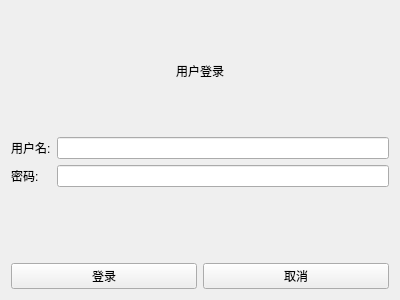
<?xml version="1.0" encoding="UTF-8"?>
<ui version="4.0">
 <class>LoginWidget</class>
 <widget class="QWidget" name="LoginWidget">
  <property name="geometry">
   <rect>
    <x>0</x>
    <y>0</y>
    <width>400</width>
    <height>300</height>
   </rect>
  </property>
  <property name="windowTitle">
   <string>登录</string>
  </property>
  <layout class="QVBoxLayout" name="verticalLayout">
   <item>
    <widget class="QLabel" name="label">
     <property name="text">
      <string>用户登录</string>
     </property>
     <property name="alignment">
      <set>Qt::AlignCenter</set>
     </property>
    </widget>
   </item>
   <item>
    <layout class="QFormLayout" name="formLayout">
     <item row="0" column="0">
      <widget class="QLabel" name="label_2">
       <property name="text">
        <string>用户名:</string>
       </property>
      </widget>
     </item>
     <item row="0" column="1">
      <widget class="QLineEdit" name="lineEdit"/>
     </item>
     <item row="1" column="0">
      <widget class="QLabel" name="label_3">
       <property name="text">
        <string>密码:</string>
       </property>
      </widget>
     </item>
     <item row="1" column="1">
      <widget class="QLineEdit" name="lineEdit_2">
       <property name="echoMode">
        <enum>QLineEdit::Password</enum>
       </property>
      </widget>
     </item>
    </layout>
   </item>
   <item>
    <layout class="QHBoxLayout" name="horizontalLayout">
     <item>
      <widget class="QPushButton" name="pushButton">
       <property name="text">
        <string>登录</string>
       </property>
      </widget>
     </item>
     <item>
      <widget class="QPushButton" name="pushButton_2">
       <property name="text">
        <string>取消</string>
       </property>
      </widget>
     </item>
    </layout>
   </item>
  </layout>
 </widget>
 <resources/>
 <connections/>
</ui> 
